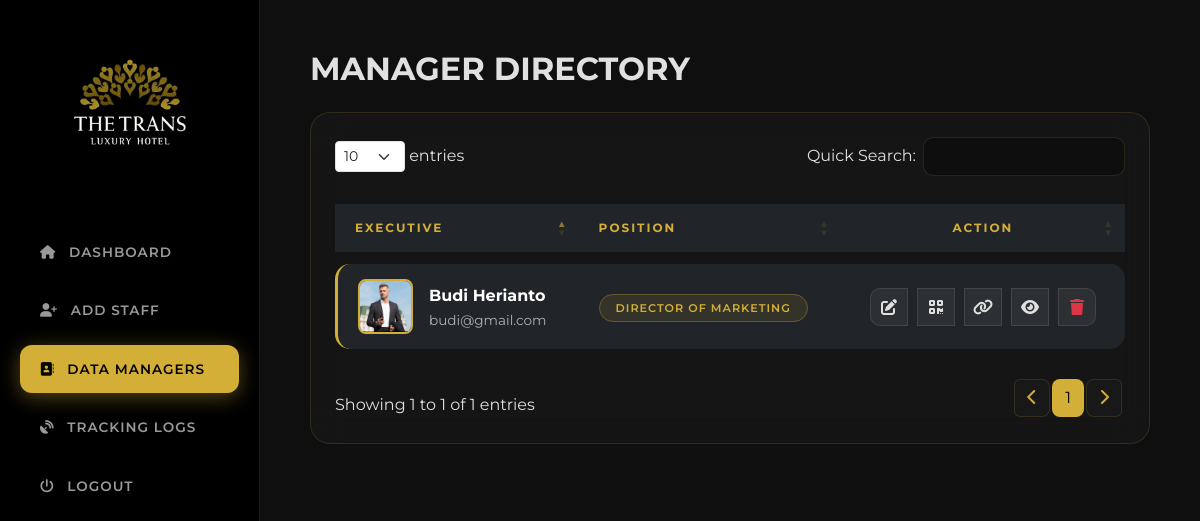
The app's page /admin.php?p=data (signed in), older data.
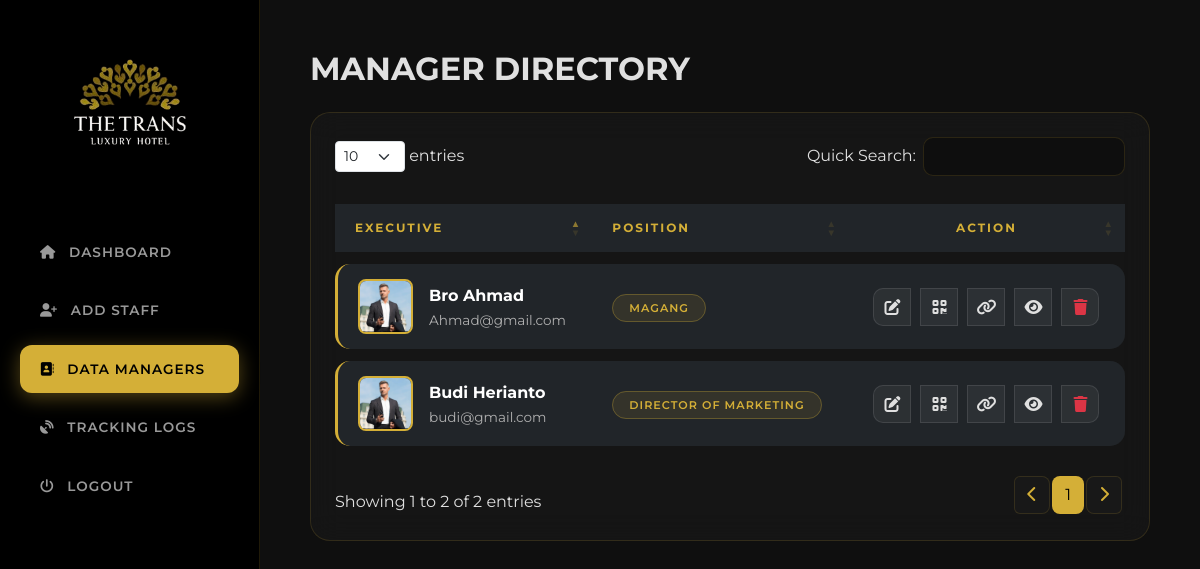
The same page, newer data.
### tables this page shows
CREATE TABLE `managers` (
  `id` int(11) NOT NULL,
  `slug` varchar(50) DEFAULT NULL,
  `name` varchar(100) DEFAULT NULL,
  `title` varchar(100) DEFAULT NULL,
  `phone_personal` varchar(20) DEFAULT NULL,
  `phone_office` varchar(20) DEFAULT NULL,
  `email` varchar(100) DEFAULT NULL,
  `photo` varchar(100) DEFAULT NULL,
  `views` int(11) DEFAULT 0
);

### admin.php (the view, shortened to what the changed rows need)
<?php
include 'config.php';
$page = isset($_GET['p']) ? $_GET['p'] : 'dashboard';
$top_managers = mysqli_query($conn, "SELECT name, views, photo FROM managers ORDER BY views DESC LIMIT 10");
$total_managers = mysqli_num_rows(mysqli_query($conn, "SELECT id FROM managers"));
$managers = mysqli_query($conn, "SELECT * FROM managers ORDER BY id DESC");
?>
<!DOCTYPE html>
<html lang="en">
<head>
    <link rel="stylesheet" href="https://cdn.jsdelivr.net/npm/bootstrap@5.3.0/dist/css/bootstrap.min.css">
    <link rel="stylesheet" href="https://cdnjs.cloudflare.com/ajax/libs/font-awesome/6.5.1/css/all.min.css">
    <link rel="stylesheet" href="https://cdn.datatables.net/1.13.7/css/dataTables.bootstrap5.min.css">
    <link rel="stylesheet" href="style-admin.css">
</head>
<body>
<div class="main-content">
    <?php if($page == 'dashboard'): ?>
        <div class="d-flex justify-content-between align-items-center mb-4">
            <h2 class="text-uppercase fw-bold mb-0">Dashboard Overview</h2>
            <a href="generate_report.php" class="btn btn-success px-4 rounded-pill"><i class="fas fa-file-excel me-2"></i> EXPORT ALL</a>
        </div>
        <div class="row g-4">
            <div class="col-md-4">
                <div class="luxury-card text-center py-5">
                    <p class="small text-gold fw-bold mb-2 text-uppercase" style="letter-spacing: 2px;">Total Directory</p>
                    <h1 class="total-count display-1 mb-0"><?php echo $total_managers; ?></h1>
                </div>
            </div>
            <div class="col-md-8">
                <div class="luxury-card h-100 p-4">
                    <h6 class="text-gold fw-bold mb-4 small text-uppercase" style="letter-spacing: 1px;">Top 10 Visited Profiles</h6>
                    <div class="table-responsive">
                        <table class="table table-dark table-hover mb-0">
                            <tbody>
                                <?php while($top = mysqli_fetch_assoc($top_managers)): ?>
                                <tr>
                                    <td class="border-0 align-middle">
                                        <img src="pics/<?php echo $top['photo']; ?>" class="rounded-circle me-3" style="width:40px;height:40px;object-fit:cover;border:1.5px solid #D4AF37;">
                                        <span class="fw-semibold text-white"><?php echo $top['name']; ?></span>
                                    </td>
                                    <td class="text-end border-0 align-middle">
                                        <span class="badge bg-gold-transparent text-gold px-3 py-2 rounded-pill"><?php echo number_format($top['views']); ?> hits</span>
                                    </td>
                                </tr>
                                <?php endwhile; ?>
                            </tbody>
                        </table>
                    </div>
                </div>
            </div>
        </div>
        <div class="row g-4 mt-2">
            <div class="col-md-6">
                <div class="luxury-card p-4">
                    <h6 class="text-gold mb-3 text-uppercase fw-bold small">Weekly Traffic</h6>
                    <div style="position: relative; height:300px;"><canvas id="weeklyChart"></canvas></div>
                </div>
            </div>
            <div class="col-md-6">
                <div class="luxury-card p-4">
                    <h6 class="text-gold mb-3 text-uppercase fw-bold small">Monthly Traffic</h6>
                    <div style="position: relative; height:300px;"><canvas id="monthlyChart"></canvas></div>
                </div>
            </div>
        </div>
    <?php elseif($page == 'data'): ?>
        <h2 class="text-uppercase fw-bold mb-4">Manager Directory</h2>
        <div class="luxury-card p-4">
            <div class="table-responsive">
                <table id="managerTable" class="table table-dark align-middle">
                    <thead>
                        <tr>
                            <th class="text-uppercase small fw-bold">Executive</th>
                            <th class="text-uppercase small fw-bold">Position</th>
                            <th class="text-center text-uppercase small fw-bold">Action</th>
                        </tr>
                    </thead>
                    <tbody>
                        <?php while($row_m = mysqli_fetch_assoc($managers)): ?>
                        <tr>
                            <td>
                                <div class="d-flex align-items-center">
                                    <img src="pics/<?php echo $row_m['photo']; ?>" class="rounded-3 me-3" style="width:55px;height:55px;object-fit:cover;border:2px solid #D4AF37;">
                                    <div>
                                        <div class="fw-bold text-white mb-0" style="font-size: 1rem;"><?php echo $row_m['name']; ?></div>
                                        <div class="email-text"><?php echo $row_m['email']; ?></div>
                                    </div>
                                </div>
                            </td>
                            <td><span class="badge-outline-gold"><?php echo $row_m['title']; ?></span></td>
                            <td class="text-center">
                                <div class="btn-group gap-2">
                                    <button class="btn btn-action" onclick='openEditModal(<?php echo json_encode($row_m); ?>)' title="Edit"><i class="fas fa-edit"></i></button>
                                    <button class="btn btn-action" onclick="downloadQRWithLogo('<?php echo $row_m['slug']; ?>', '<?php echo $row_m['name']; ?>')" title="QR Code"><i class="fas fa-qrcode"></i></button>
                                    <button class="btn btn-action" onclick="copyCardLink('<?php echo $row_m['slug']; ?>')" title="Copy Link"><i class="fas fa-link"></i></button>
                                    <a href="index.php?name=<?php echo $row_m['slug']; ?>" target="_blank" class="btn btn-action" title="View Profile"><i class="fas fa-eye"></i></a>
                                    <a href="admin.php?p=data&delete=<?php echo $row_m['id']; ?>" class="btn btn-action text-danger" onclick="return confirm('Hapus permanen?')" title="Delete"><i class="fas fa-trash"></i></a>
                                </div>
                            </td>
                        </tr>
                        <?php endwhile; ?>
                    </tbody>
                </table>
            </div>
        </div>
    <?php endif; ?>
</div>
</body>
</html>

Row changes from the older to the newer data that the page shows:
added managers: photo (picture), name "Bro Ahmad", email "Ahmad@gmail.com", title "MAGANG"
Text that changed along with them:
text written by a page script: "entries Quick Search: Showing 1 to 1 of 1 entries 1" → "entries Quick Search: Showing 1 to 2 of 2 entries 1"
